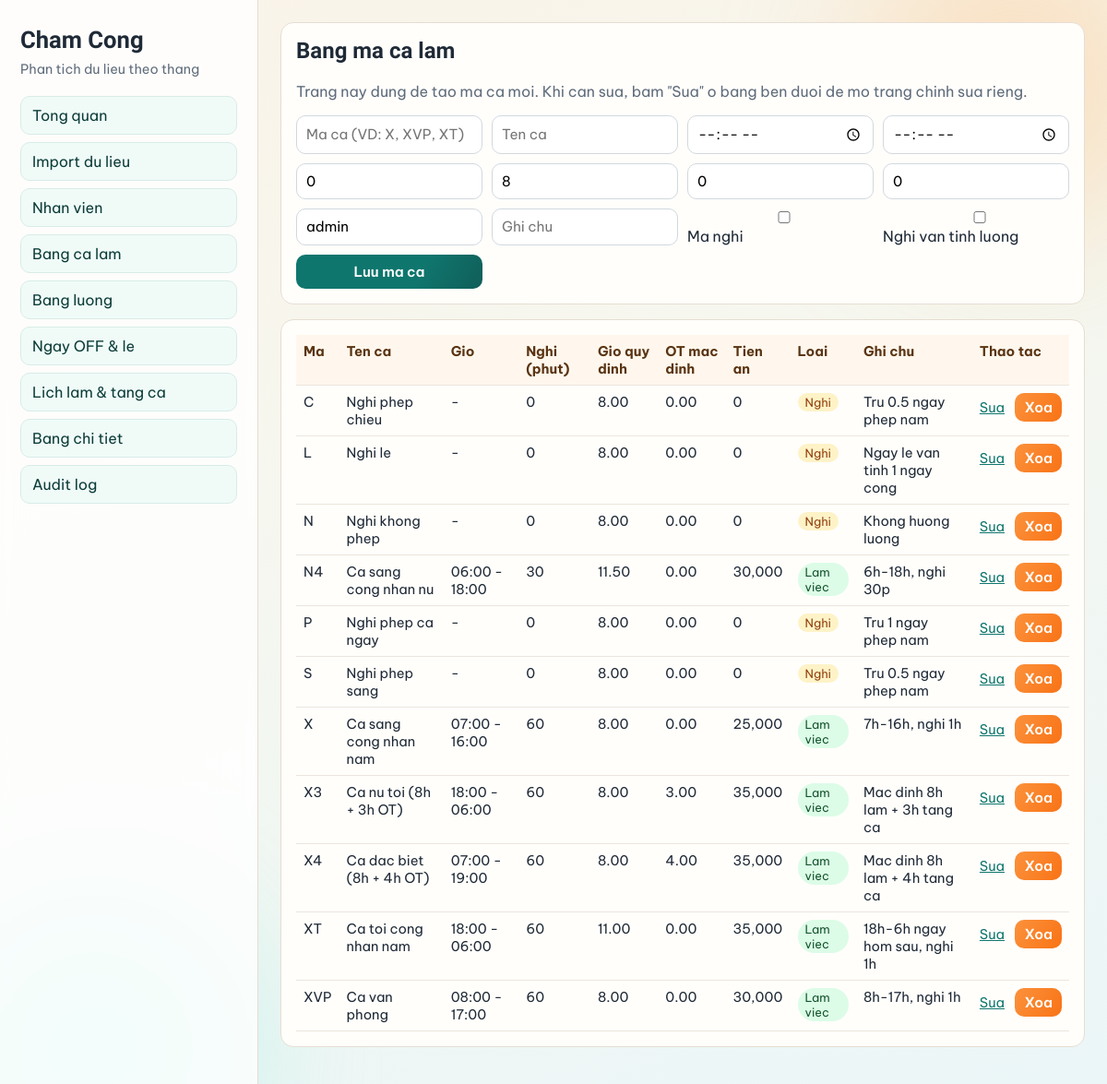
The app's page /shifts with its own data.
### app/models.py (models this page shows)
class TimestampMixin:
    created_at = db.Column(db.DateTime, nullable=False, default=datetime.utcnow)
    updated_at = db.Column(
        db.DateTime,
        nullable=False,
        default=datetime.utcnow,
        onupdate=datetime.utcnow,
    )

class SerializableMixin:
    def to_dict(self):
        payload = {}
        for column in self.__table__.columns:
            value = getattr(self, column.name)
            if isinstance(value, (datetime, date, time)):
                payload[column.name] = value.isoformat()
            elif isinstance(value, Decimal):
                payload[column.name] = float(value)
            else:
                payload[column.name] = value
        return payload

class ShiftTemplate(db.Model, TimestampMixin, SerializableMixin):
    __tablename__ = "shift_templates"
    id = db.Column(db.Integer, primary_key=True)
    code = db.Column(db.String(16), nullable=False, unique=True, index=True)
    name = db.Column(db.String(120), nullable=False)
    start_time = db.Column(db.Time, nullable=True)
    end_time = db.Column(db.Time, nullable=True)
    break_minutes = db.Column(db.Integer, nullable=False, default=0)
    standard_hours = db.Column(db.Numeric(5, 2), nullable=False, default=8)
    default_overtime_hours = db.Column(db.Numeric(5, 2), nullable=False, default=0)
    meal_allowance = db.Column(db.Numeric(12, 2), nullable=False, default=0)
    is_leave_code = db.Column(db.Boolean, nullable=False, default=False)
    is_paid_leave = db.Column(db.Boolean, nullable=False, default=False)
    notes = db.Column(db.Text, nullable=True)

### app/routes.py (the view, shortened to what this page needs)
    @app.route("/shifts", methods=["GET", "POST"])
    def shifts():
        rows = ShiftTemplate.query.order_by(ShiftTemplate.code.asc()).all()
        return render_template("shifts.html", shifts=rows)

### app/templates/shifts.html (shortened to what this page needs)
{% extends "base.html" %}
{% block content %}
<div class="panel">
    <h2>Bang ma ca lam</h2>
    <p class="muted">Trang nay dung de tao ma ca moi. Khi can sua, bam "Sua" o bang ben duoi de mo trang chinh sua rieng.</p>
    <form method="post" class="form-grid">
        <input
            name="code"
            placeholder="Ma ca (VD: X, XVP, XT)"
            value=""
            required
        >
        <input name="name" placeholder="Ten ca" value="" required>
        <input
            type="time"
            name="start_time"
            value=""
            placeholder="Gio vao"
        >
        <input
            type="time"
            name="end_time"
            value=""
            placeholder="Gio ra"
        >
        <input
            type="number"
            step="1"
            min="0"
            name="break_minutes"
            value="0"
            placeholder="Nghi (phut)"
        >
        <input
            type="number"
            step="0.5"
            min="0"
            name="standard_hours"
            value="8"
            placeholder="Gio quy dinh"
        >
        <input
            type="number"
            step="0.5"
            min="0"
            name="default_overtime_hours"
            value="0"
            placeholder="OT mac dinh"
        >
        <input
            type="number"
            step="1000"
            min="0"
            name="meal_allowance"
            value="0"
            placeholder="Tien an"
        >
        <input name="changed_by" placeholder="Nguoi sua" value="admin">
        <input name="notes" placeholder="Ghi chu" value="">
        <label><input type="checkbox" name="is_leave_code"> Ma nghi</label>
        <label><input type="checkbox" name="is_paid_leave"> Nghi van tinh luong</label>
        <button type="submit">Luu ma ca</button>
    </form>
</div>
<div class="panel">
    <div class="table-wrap">
        <table>
            <thead>
                <tr>
                    <th>Ma</th>
                    <th>Ten ca</th>
                    <th>Gio</th>
                    <th>Nghi (phut)</th>
                    <th>Gio quy dinh</th>
                    <th>OT mac dinh</th>
                    <th>Tien an</th>
                    <th>Loai</th>
                    <th>Ghi chu</th>
                    <th>Thao tac</th>
                </tr>
            </thead>
            <tbody>
                {% for row in shifts %}
                <tr>
                    <td>{{ row.code }}</td>
                    <td>{{ row.name }}</td>
                    <td>
                        {% if row.start_time %}
                            {{ row.start_time.strftime('%H:%M') }} - {{ row.end_time.strftime('%H:%M') if row.end_time else '-' }}
                        {% else %}
                            -
                        {% endif %}
                    </td>
                    <td>{{ row.break_minutes }}</td>
                    <td>{{ row.standard_hours }}</td>
                    <td>{{ row.default_overtime_hours }}</td>
                    <td>{{ "{:,.0f}".format(row.meal_allowance) }}</td>
                    <td>
                        {% if row.is_leave_code %}
                            <span class="badge">Nghi</span>
                        {% else %}
                            <span class="badge badge-ok">Lam viec</span>
                        {% endif %}
                    </td>
                    <td>{{ row.notes or '-' }}</td>
                    <td class="row-actions">
                        <a href="{{ url_for('edit_shift', shift_id=row.id) }}">Sua</a>
                        <form class="row-action-form" method="post" action="{{ url_for('delete_shift', shift_id=row.id) }}" onsubmit="return confirm('Xoa ma ca nay?');">
                            <button type="submit" class="secondary">Xoa</button>
                        </form>
                    </td>
                </tr>
                {% else %}
                <tr>
                    <td colspan="10">Chua co ma ca.</td>
                </tr>
                {% endfor %}
            </tbody>
        </table>
    </div>
</div>
{% endblock %}

### app/static/css/style.css (style rules this page uses)
:root { --bg: #f7f4ed; --panel: #fffefb; --ink: #1f2a37; --muted: #5f6c7b; --brand: #0f766e; --accent: #f97316; --warn: #dc2626; --ok: #15803d; --line: #e6ddd2; }
* { box-sizing: border-box; }
body { margin: 0; color: var(--ink); font-family: "Be Vietnam Pro", sans-serif; background: linear-gradient(160deg, #faf3e8 0%, #f6f7ef 40%, #ebf6f8 100%); min-height: 100vh; }
h2 { margin-top: 0; font-family: "Sora", sans-serif; }
.panel { background: var(--panel); border: 1px solid var(--line); border-radius: 14px; padding: 16px; margin-bottom: 16px; }
.form-grid { display: grid; grid-template-columns: repeat(auto-fit, minmax(160px, 1fr)); gap: 10px; }
input, select, button, textarea { width: 100%; border: 1px solid #d2d8df; border-radius: 10px; padding: 9px 10px; font-size: 0.95rem; font-family: inherit; background: #fff; }
button { background: linear-gradient(120deg, var(--brand), #0f766e 65%, #115e59); color: white; font-weight: 600; border: none; cursor: pointer; }
button.secondary { background: linear-gradient(120deg, #fb923c, var(--accent)); }
table { width: 100%; border-collapse: collapse; font-size: 0.92rem; }
th, td { border-bottom: 1px solid #ece5dc; padding: 8px; text-align: left; vertical-align: top; }
th { background: #fff7ed; color: #5a3413; position: sticky; top: 0; }
.table-wrap { overflow: auto; max-height: 65vh; }
a { color: #0f766e; }
.muted { color: var(--muted); }
.badge { display: inline-block; padding: 2px 8px; border-radius: 999px; font-size: 0.8rem; background: #fef3c7; color: #92400e; }
.badge.badge-ok { background: #dcfce7; color: #14532d; }
.row-actions { white-space: nowrap; }
.row-action-form { display: inline; }
.row-action-form button { width: auto; margin-left: 8px; padding: 6px 10px; }

### records on screen
ShiftTemplate: code "C", name "Nghi phep chieu", break_minutes "0", standard_hours "8.00", default_overtime_hours "0.00", meal_allowance "0", is_leave_code "Nghi", notes "Tru 0.5 ngay phep nam"
ShiftTemplate: code "L", name "Nghi le", break_minutes "0", standard_hours "8.00", default_overtime_hours "0.00", meal_allowance "0", is_leave_code "Nghi", notes "Ngay le van tinh 1 ngay cong"
ShiftTemplate: code "N", name "Nghi khong phep", break_minutes "0", standard_hours "8.00", default_overtime_hours "0.00", meal_allowance "0", is_leave_code "Nghi", notes "Khong huong luong"
ShiftTemplate: code "N4", name "Ca sang cong nhan nu", start_time "06:00", end_time "18:00", break_minutes "30", standard_hours "11.50", default_overtime_hours "0.00", meal_allowance "30,000", is_leave_code "Lam viec", notes "6h-18h, nghi 30p"
ShiftTemplate: code "P", name "Nghi phep ca ngay", break_minutes "0", standard_hours "8.00", default_overtime_hours "0.00", meal_allowance "0", is_leave_code "Nghi", notes "Tru 1 ngay phep nam"
ShiftTemplate: code "S", name "Nghi phep sang", break_minutes "0", standard_hours "8.00", default_overtime_hours "0.00", meal_allowance "0", is_leave_code "Nghi", notes "Tru 0.5 ngay phep nam"
ShiftTemplate: code "X", name "Ca sang cong nhan nam", start_time "07:00", end_time "16:00", break_minutes "60", standard_hours "8.00", default_overtime_hours "0.00", meal_allowance "25,000", is_leave_code "Lam viec", notes "7h-16h, nghi 1h"
ShiftTemplate: code "X3", name "Ca nu toi (8h + 3h OT)", start_time "18:00", end_time "06:00", break_minutes "60", standard_hours "8.00", default_overtime_hours "3.00", meal_allowance "35,000", is_leave_code "Lam viec", notes "Mac dinh 8h lam + 3h tang ca"
ShiftTemplate: code "X4", name "Ca dac biet (8h + 4h OT)", start_time "07:00", end_time "19:00", break_minutes "60", standard_hours "8.00", default_overtime_hours "4.00", meal_allowance "35,000", is_leave_code "Lam viec", notes "Mac dinh 8h lam + 4h tang ca"
ShiftTemplate: code "XT", name "Ca toi cong nhan nam", start_time "18:00", end_time "06:00", break_minutes "60", standard_hours "11.00", default_overtime_hours "0.00", meal_allowance "35,000", is_leave_code "Lam viec", notes "18h-6h ngay hom sau, nghi 1h"
ShiftTemplate: code "XVP", name "Ca van phong", start_time "08:00", end_time "17:00", break_minutes "60", standard_hours "8.00", default_overtime_hours "0.00", meal_allowance "30,000", is_leave_code "Lam viec", notes "8h-17h, nghi 1h"
